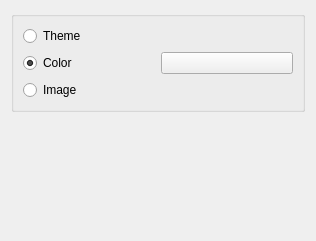
<?xml version="1.0" encoding="UTF-8"?>
<ui version="4.0">
 <class>BackgroundSelector</class>
 <widget class="QWidget" name="BackgroundSelector">
  <property name="geometry">
   <rect>
    <x>0</x>
    <y>0</y>
    <width>316</width>
    <height>241</height>
   </rect>
  </property>
  <layout class="QGridLayout" name="gridLayout">
   <item row="3" column="0">
    <widget class="KButtonGroup" name="kcfg_BgType">
     <layout class="QGridLayout" name="gridLayout1">
      <item row="0" column="0">
       <widget class="QRadioButton" name="theme">
        <property name="text">
         <string>Theme</string>
        </property>
       </widget>
      </item>
      <item row="1" column="0">
       <widget class="QRadioButton" name="color">
        <property name="text">
         <string>Color</string>
        </property>
        <property name="checked">
         <bool>true</bool>
        </property>
       </widget>
      </item>
      <item row="2" column="0">
       <widget class="QRadioButton" name="image">
        <property name="text">
         <string>Image</string>
        </property>
       </widget>
      </item>
      <item row="2" column="1">
       <widget class="KUrlRequester" name="kcfg_BgImage">
        <property name="enabled">
         <bool>false</bool>
        </property>
       </widget>
      </item>
      <item row="1" column="1">
       <widget class="KColorButton" name="kcfg_BgColor"/>
      </item>
     </layout>
     <zorder>theme</zorder>
     <zorder>color</zorder>
     <zorder>image</zorder>
     <zorder>kcfg_BgImage</zorder>
     <zorder>kcfg_BgColor</zorder>
    </widget>
   </item>
   <item row="4" column="0">
    <spacer>
     <property name="orientation">
      <enum>Qt::Vertical</enum>
     </property>
     <property name="sizeHint" stdset="0">
      <size>
       <width>20</width>
       <height>40</height>
      </size>
     </property>
    </spacer>
   </item>
  </layout>
 </widget>
 <customwidgets>
  <customwidget>
   <class>KUrlRequester</class>
   <extends>QFrame</extends>
   <header>kurlrequester.h</header>
  </customwidget>
  <customwidget>
   <class>KButtonGroup</class>
   <extends>QGroupBox</extends>
   <header>kbuttongroup.h</header>
   <container>1</container>
  </customwidget>
  <customwidget>
   <class>KColorButton</class>
   <extends>QPushButton</extends>
   <header>kcolorbutton.h</header>
  </customwidget>
 </customwidgets>
 <resources/>
 <connections>
  <connection>
   <sender>color</sender>
   <signal>toggled(bool)</signal>
   <receiver>kcfg_BgColor</receiver>
   <slot>setEnabled(bool)</slot>
   <hints>
    <hint type="sourcelabel">
     <x>51</x>
     <y>64</y>
    </hint>
    <hint type="destinationlabel">
     <x>194</x>
     <y>64</y>
    </hint>
   </hints>
  </connection>
  <connection>
   <sender>image</sender>
   <signal>toggled(bool)</signal>
   <receiver>kcfg_BgImage</receiver>
   <slot>setEnabled(bool)</slot>
   <hints>
    <hint type="sourcelabel">
     <x>51</x>
     <y>97</y>
    </hint>
    <hint type="destinationlabel">
     <x>194</x>
     <y>97</y>
    </hint>
   </hints>
  </connection>
 </connections>
</ui>
